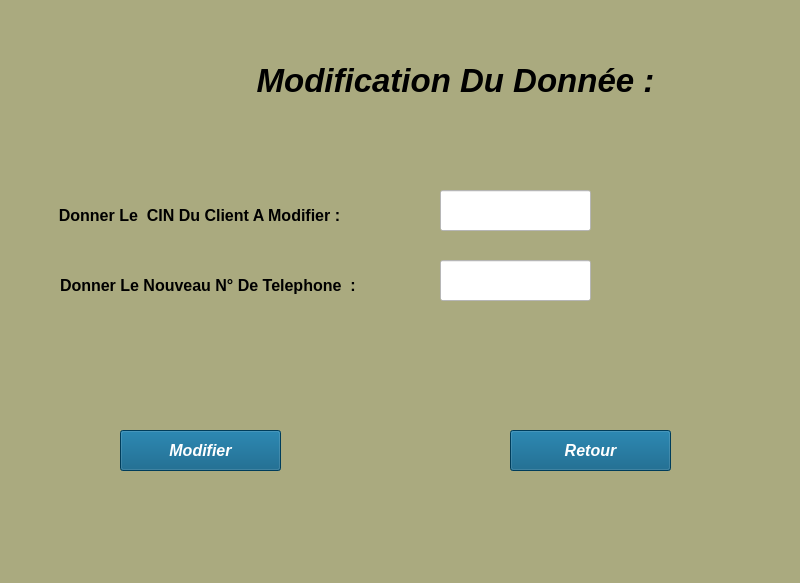
<?xml version="1.0" encoding="UTF-8"?>
<ui version="4.0">
 <class>Form</class>
 <widget class="QWidget" name="Form">
  <property name="geometry">
   <rect>
    <x>0</x>
    <y>0</y>
    <width>800</width>
    <height>583</height>
   </rect>
  </property>
  <property name="windowTitle">
   <string>Form</string>
  </property>
  <property name="styleSheet">
   <string notr="true">background-color: rgb(170, 170, 127);</string>
  </property>
  <widget class="QPushButton" name="annuler">
   <property name="geometry">
    <rect>
     <x>510</x>
     <y>430</y>
     <width>161</width>
     <height>41</height>
    </rect>
   </property>
   <property name="font">
    <font>
     <pointsize>12</pointsize>
     <weight>75</weight>
     <italic>true</italic>
     <bold>true</bold>
    </font>
   </property>
   <property name="styleSheet">
    <string notr="true">background-color: rgb(0, 85, 127);
color: rgb(255, 255, 255);</string>
   </property>
   <property name="text">
    <string>Retour</string>
   </property>
  </widget>
  <widget class="QPushButton" name="modifier">
   <property name="geometry">
    <rect>
     <x>120</x>
     <y>430</y>
     <width>161</width>
     <height>41</height>
    </rect>
   </property>
   <property name="font">
    <font>
     <pointsize>12</pointsize>
     <weight>75</weight>
     <italic>true</italic>
     <bold>true</bold>
    </font>
   </property>
   <property name="styleSheet">
    <string notr="true">background-color: rgb(0, 85, 127);
color: rgb(255, 255, 255);</string>
   </property>
   <property name="text">
    <string>Modifier</string>
   </property>
  </widget>
  <widget class="QLabel" name="label">
   <property name="geometry">
    <rect>
     <x>50</x>
     <y>200</y>
     <width>381</width>
     <height>31</height>
    </rect>
   </property>
   <property name="font">
    <font>
     <pointsize>12</pointsize>
     <weight>75</weight>
     <bold>true</bold>
    </font>
   </property>
   <property name="text">
    <string>  Donner Le  CIN Du Client A Modifier : </string>
   </property>
  </widget>
  <widget class="QLabel" name="label_2">
   <property name="geometry">
    <rect>
     <x>60</x>
     <y>270</y>
     <width>371</width>
     <height>31</height>
    </rect>
   </property>
   <property name="font">
    <font>
     <pointsize>12</pointsize>
     <weight>75</weight>
     <italic>false</italic>
     <bold>true</bold>
    </font>
   </property>
   <property name="text">
    <string>Donner Le Nouveau N° De Telephone  :</string>
   </property>
  </widget>
  <widget class="QLineEdit" name="lire_cin">
   <property name="geometry">
    <rect>
     <x>440</x>
     <y>190</y>
     <width>151</width>
     <height>41</height>
    </rect>
   </property>
   <property name="font">
    <font>
     <pointsize>12</pointsize>
     <weight>75</weight>
     <bold>true</bold>
    </font>
   </property>
   <property name="styleSheet">
    <string notr="true">background-color: rgb(255, 255, 255);
color: rgb(255, 0, 127);</string>
   </property>
  </widget>
  <widget class="QLineEdit" name="lire_telephone">
   <property name="geometry">
    <rect>
     <x>440</x>
     <y>260</y>
     <width>151</width>
     <height>41</height>
    </rect>
   </property>
   <property name="font">
    <font>
     <pointsize>12</pointsize>
     <weight>75</weight>
     <bold>true</bold>
    </font>
   </property>
   <property name="styleSheet">
    <string notr="true">background-color: rgb(255, 255, 255);
color: rgb(255, 0, 127);</string>
   </property>
  </widget>
  <widget class="QLabel" name="label_3">
   <property name="geometry">
    <rect>
     <x>240</x>
     <y>40</y>
     <width>431</width>
     <height>81</height>
    </rect>
   </property>
   <property name="font">
    <font>
     <pointsize>25</pointsize>
     <weight>75</weight>
     <italic>true</italic>
     <bold>true</bold>
    </font>
   </property>
   <property name="text">
    <string>Modification Du Donnée :</string>
   </property>
   <property name="alignment">
    <set>Qt::AlignCenter</set>
   </property>
  </widget>
 </widget>
 <resources/>
 <connections/>
</ui>
